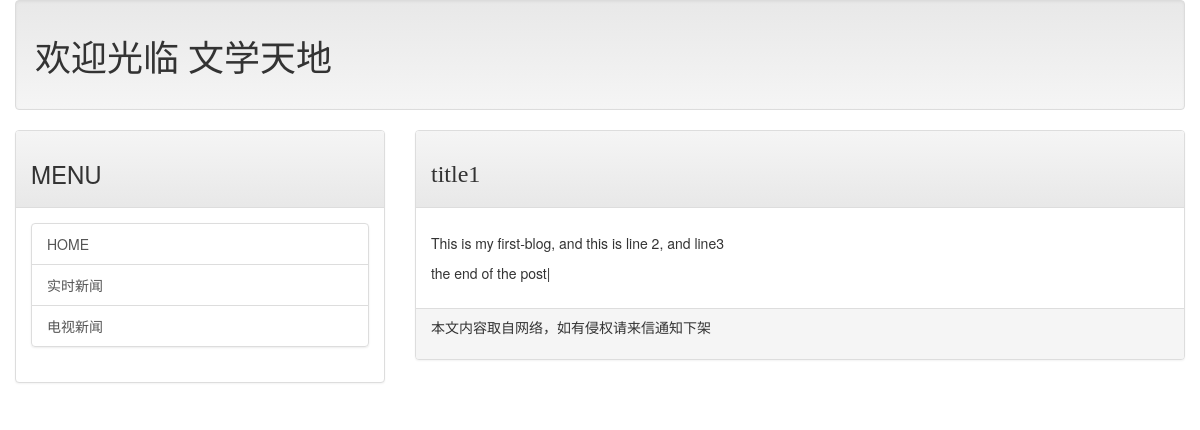
Screenshot of /post/first-blog/ with the database file from the repository.
### mainsite/models.py (models this page shows, shortened)
class Post(models.Model):
    title = models.CharField(max_length=200)
    slug = models.CharField(max_length=200)
    body = models.TextField()
    pub_date = models.DateTimeField(default=timezone.now)
    class Meta:
        ordering = ('-pub_date',)

### mainsite/views.py (the view)
# urls.py: path('post/<slug:slug>/', showpost),
def showpost(request, slug):
    try:
        post = Post.objects.get(slug=slug)
        if post !=None:
            return render(request, 'post.html', locals())
    except:
        return redirect('/')

### templates/post.html (shortened to what this page needs)
{% extends 'base.html' %}
{% load markdown_deux_tags %}
{% block headmessage %}
	<h3 style='font-family:微软雅黑';>{{post.title}}</h3>
{% endblock %}
{% block content %}
	<p style='font-family:微软雅黑;font-size:12pt;letter-spacing:2pt'>
		{{post.body|markdown}}
	</p>
{% endblock %}

### rows the page displays
Post: title "title1", body "This is my first-blog, and this is line 2, and line3 the end of the post|"
